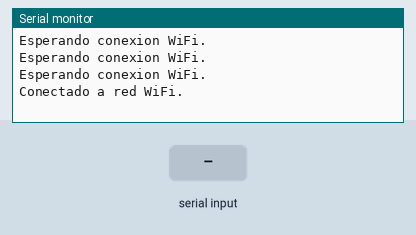
Recording of a sketch running on a simulated ESP8266 (NodeMCU). Parts: the last lines printed to the serial monitor. The inputs (shaded band) are chosen by the test bench. WiFi joins after 1.5 s; servers stay silent unless stated; uploads are accepted with an empty reply.

Above: at 2.7 s.
2.8 s: "," received over Serial
At 5.0 s:
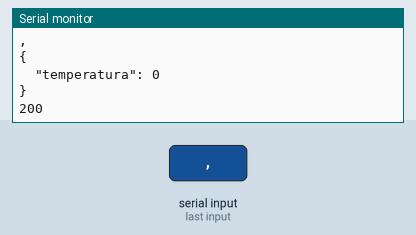
5.3 s: "90,45\n" received over Serial
At 6.46 s:
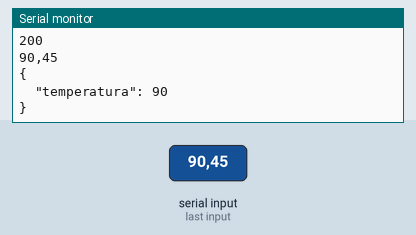

The sketch:

WIFI_PROYECTO2.ino
```cpp
// ::::::::::::::::::::::::::::::::::::::::::::::::::::::::::::::::::::::::::::::
// ::::::::::::::::::::::::::::::::: PROYECTO 2 :::::::::::::::::::::::::::::::::
// ::::::::::::::::::::::::::::::::::::::::::::::::::::::::::::::::::::::::::::::
#include <ESP8266HTTPClient.h>
#include <ESP8266WiFi.h>
#include <ArduinoJson.h>

const char* ssid = ""; //name wifi
const char* password = ""; //pass wifi

float temperatura;

void setup() {
  Serial.begin(115200);              //Serial connection
  WiFi.begin(ssid, password);  //WiFi connection

  while (WiFi.status() != WL_CONNECTED) {  //Wait for the WiFI connection completion
    delay(500);
    Serial.println("Esperando conexion WiFi.");
  }
  Serial.println("Conectado a red WiFi.");

}

void loop() {
  // ###############################  WIFI   ###############################
  if (WiFi.status() == WL_CONNECTED)
  { //Check WiFi connection status
    if (Serial.available())
    {
      String datos = Serial.readString();
      //Serial.print("Los datos recibidos son");
      Serial.println(datos);
      int cont = 0;
      String val = "";
      for (int i = 0; i < datos.length(); i++)
      {
        if (datos[i] == ',')
        {
          switch (cont)
          {
            case 0: {
                temperatura = stof(val);
                val = "";
                break;
              }
          }
          cont++;
        }
        else
        {
          val += datos[i];
        }
      }
      enviar();
      delay(1000);
    }
  }
  else
  {
    Serial.println("Error en conexion WiFi.");
  }
}

// ::::::::::::::::::::::::::::::::::::::::::::::::::::::::::::::::::::::::::::::
// ********************************      C O D E      ********************************
// ::::::::::::::::::::::::::::::::::::::::::::::::::::::::::::::::::::::::::::::

// ###############################  ENVIAR   ###############################
void enviar() {
  StaticJsonBuffer<200> JSONbuffer;   //Declaring static JSON buffer
  JsonObject& JSONencoder = JSONbuffer.createObject();
  // |||||||||||||  Estructura de JSON  |||||||||||||
  JSONencoder["temperatura"] = temperatura;
  char JSONmessageBuffer[200];
  JSONencoder.prettyPrintTo(JSONmessageBuffer, sizeof(JSONmessageBuffer));
  Serial.println(JSONmessageBuffer);

  HTTPClient http;    //Declare object of class HTTPClient

  http.begin("http://example_api.herokuapp.com/servicio");      //Specify request destination
  http.addHeader("Content-Type", "application/json");  //Specify content-type header
  int httpCode = http.POST(JSONmessageBuffer);   //Send the request
  String payload = http.getString();            //Get the response payload

  Serial.println(httpCode);   //Print HTTP return code
  Serial.println(payload);    //Print request response payload

  http.end();  //Close connection
}

// Funcion para convertir a float un String
float stof(String Texto) {
  char cadena[Texto.length() + 1];
  Texto.toCharArray(cadena, Texto.length() + 1);
  float myFloat = atof(cadena);

  return myFloat;
}
```

Measured:
- after the input at 2.8 s, the serial monitor: prints a new line after 1.0 s (image 1)
- after the input at 5.3 s, the serial monitor: prints a new line after 1.0 s (image 2)
